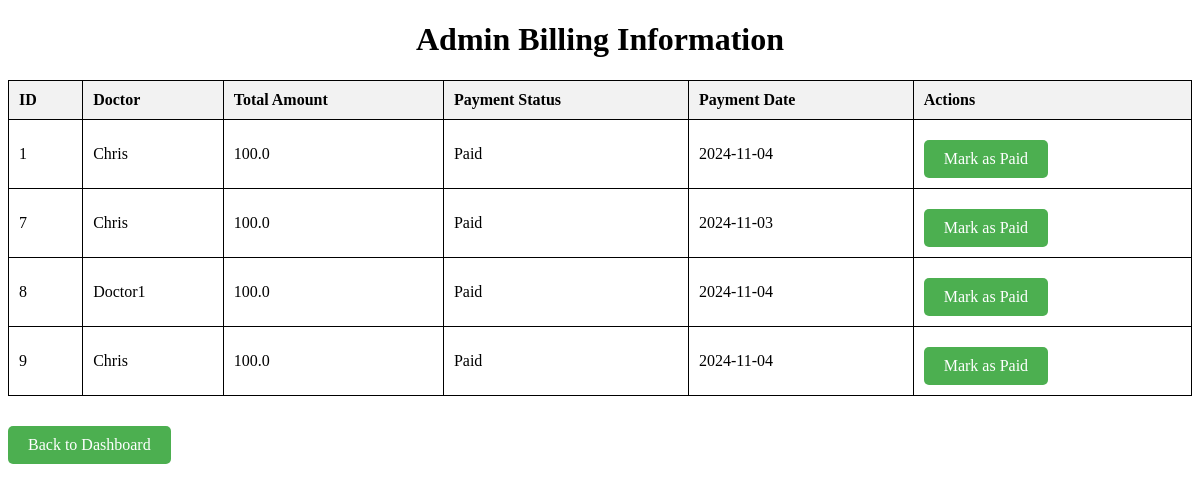
The app's page /view_billing, older data.
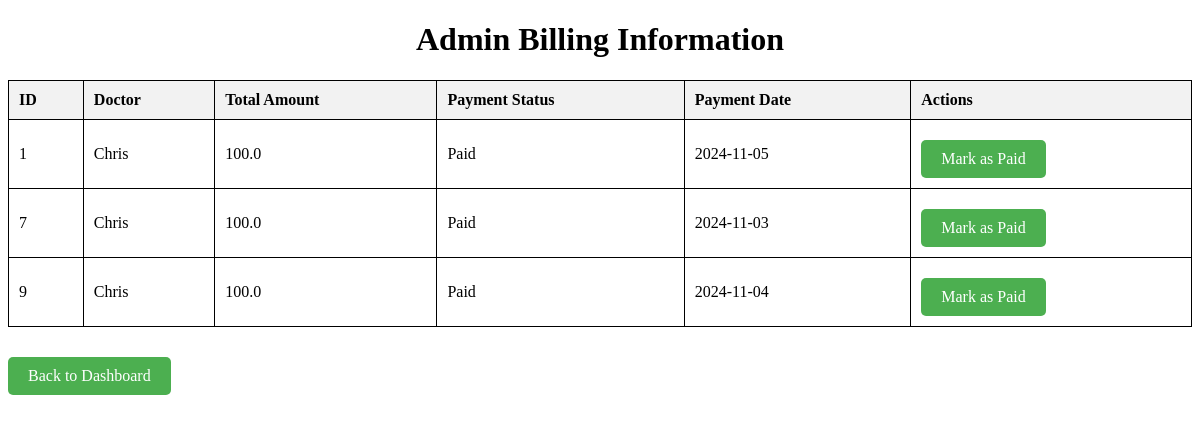
The same page, newer data.
### tables this page shows
CREATE TABLE "billing" (
    id INTEGER PRIMARY KEY AUTOINCREMENT,
    patient_id INTEGER,
    doctor_id INTEGER,
    total_amount REAL NOT NULL,
    payment_status TEXT NOT NULL,
    payment_date TEXT,
    UNIQUE (patient_id, doctor_id),
    FOREIGN KEY (patient_id) REFERENCES patients (id),
    FOREIGN KEY (doctor_id) REFERENCES doctors (id)
);

CREATE TABLE doctors (
                    id INTEGER PRIMARY KEY AUTOINCREMENT,
                    name TEXT NOT NULL,
                    specialization TEXT NOT NULL,
                    loginid TEXT UNIQUE NOT NULL,
                    password TEXT NOT NULL,
                    email TEXT NOT NULL
                );

### app.py (the view)
@app.route('/view_billing', methods=['GET'])
def admin_view_billing():
    billing_info = query_db('''
        SELECT b.id, p.name AS patient_name, d.name AS doctor_name, b.total_amount, b.payment_status, b.payment_date
        FROM billing b
        JOIN patients p ON b.patient_id = p.id
        JOIN doctors d ON b.doctor_id = d.id
    ''')
    return render_template('admin_billing.html', billing_info=billing_info)

### db_helpers.py (called while the page is built)
def get_db_connection():
    conn = sqlite3.connect('hospital_management.db')
    conn.row_factory = sqlite3.Row
    conn.execute("PRAGMA foreign_keys = ON")  # Enable foreign keys
    return conn

def query_db(query, args=(), one=False):
    conn = get_db_connection()  # Make sure you're getting the connection here
    cur = conn.execute(query, args)
    rv = [dict(row) for row in cur.fetchall()]
    cur.close()
    return (rv[0] if rv else None) if one else rv

### templates/admin_billing.html (shortened to what this page needs)
<!DOCTYPE html>
<html lang="en">
<head>
</head>
<body>
    <h1 class="center">Admin Billing Information</h1>
    <table>
        <thead>
            <tr>
                <th>ID</th>
                <th>Doctor</th>
                <th>Total Amount</th>
                <th>Payment Status</th>
                <th>Payment Date</th>
                <th>Actions</th>
            </tr>
        </thead>
        <tbody>
            {% if billing_info %}
                {% for bill in billing_info %}
                <tr>
                    <td>{{ bill['id'] }}</td>
                    <td>{{ bill['doctor_name'] }}</td>
                    <td>{{ bill['total_amount'] }}</td>
                    <td>{{ bill['payment_status'] }}</td>
                    <td>{{ bill['payment_date'] }}</td>
                    <td>
                        <a href="{{ url_for('update_payment_status', billing_id=bill['id']) }}">Mark as Paid</a>
                    </td>
                </tr>
                {% endfor %}
            {% else %}
                <tr>
                    <td colspan="6">No billing records found.</td>
                </tr>
            {% endif %}
        </tbody>
    </table>
    <a href="{{ url_for('admin_dashboard') }}">Back to Dashboard</a>
</body>
</html>

Row changes from the older to the newer data that the page shows:
no longer on this page (row unchanged): billing: id "8", doctor_name "Doctor1", total_amount "100.0", payment_status "Paid", payment_date "2024-11-04"
changed billing id 1: payment_date "2024-11-04" → "2024-11-05"
